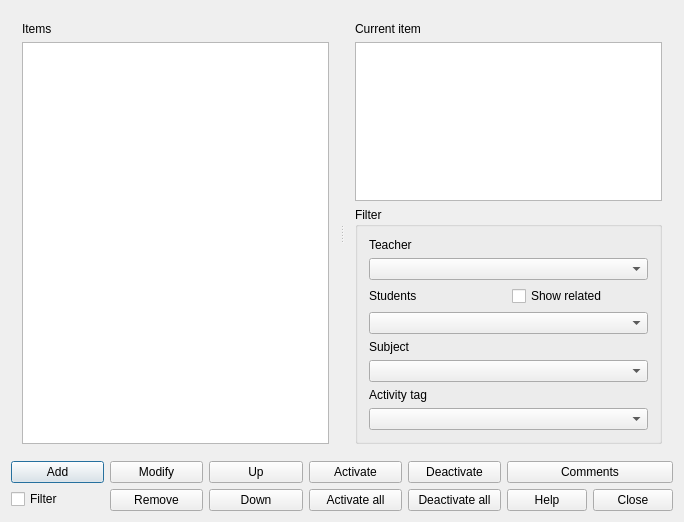
<?xml version="1.0" encoding="UTF-8"?>
<ui version="4.0">
 <class>GroupActivitiesInInitialOrderItemsForm_template</class>
 <widget class="QDialog" name="GroupActivitiesInInitialOrderItemsForm_template">
  <property name="geometry">
   <rect>
    <x>0</x>
    <y>0</y>
    <width>684</width>
    <height>522</height>
   </rect>
  </property>
  <property name="windowTitle">
   <string extracomment="This is the title of the dialog to see the list of all constraints of this type">Group activities in the initial order items</string>
  </property>
  <layout class="QGridLayout" name="gridLayout_2">
   <item row="0" column="0">
    <widget class="QSplitter" name="splitter">
     <property name="orientation">
      <enum>Qt::Horizontal</enum>
     </property>
     <widget class="QWidget" name="layoutWidget">
      <layout class="QVBoxLayout" name="verticalLayout_2">
       <item>
        <widget class="QLabel" name="itemsTextLabel">
         <property name="frameShape">
          <enum>QFrame::NoFrame</enum>
         </property>
         <property name="frameShadow">
          <enum>QFrame::Plain</enum>
         </property>
         <property name="text">
          <string>Items</string>
         </property>
         <property name="wordWrap">
          <bool>false</bool>
         </property>
        </widget>
       </item>
       <item>
        <widget class="QListWidget" name="itemsListWidget"/>
       </item>
      </layout>
     </widget>
     <widget class="QWidget" name="layoutWidget2">
      <layout class="QVBoxLayout" name="verticalLayout">
       <item>
        <widget class="QLabel" name="currentItemTextLabel">
         <property name="text">
          <string>Current item</string>
         </property>
         <property name="wordWrap">
          <bool>false</bool>
         </property>
        </widget>
       </item>
       <item>
        <widget class="QTextEdit" name="currentItemTextEdit"/>
       </item>
       <item>
        <widget class="QGroupBox" name="filterGroupBox">
         <property name="title">
          <string>Filter</string>
         </property>
         <layout class="QGridLayout" name="gridLayout">
          <item row="0" column="0">
           <widget class="QLabel" name="teachersTextLabel">
            <property name="text">
             <string>Teacher</string>
            </property>
            <property name="wordWrap">
             <bool>false</bool>
            </property>
           </widget>
          </item>
          <item row="1" column="0">
           <widget class="QComboBox" name="teachersComboBox"/>
          </item>
          <item row="2" column="0">
           <layout class="QHBoxLayout" name="horizontalLayout_3">
            <item>
             <widget class="QLabel" name="studentsTextLabel">
              <property name="text">
               <string>Students</string>
              </property>
              <property name="wordWrap">
               <bool>false</bool>
              </property>
             </widget>
            </item>
            <item>
             <widget class="QCheckBox" name="showRelatedCheckBox">
              <property name="text">
               <string>Show related</string>
              </property>
             </widget>
            </item>
           </layout>
          </item>
          <item row="3" column="0">
           <widget class="QComboBox" name="studentsComboBox"/>
          </item>
          <item row="4" column="0">
           <widget class="QLabel" name="subjectsTextLabel">
            <property name="text">
             <string>Subject</string>
            </property>
            <property name="wordWrap">
             <bool>false</bool>
            </property>
           </widget>
          </item>
          <item row="5" column="0">
           <widget class="QComboBox" name="subjectsComboBox"/>
          </item>
          <item row="6" column="0">
           <widget class="QLabel" name="activityTagsTextLabel">
            <property name="text">
             <string>Activity tag</string>
            </property>
            <property name="wordWrap">
             <bool>false</bool>
            </property>
           </widget>
          </item>
          <item row="7" column="0">
           <widget class="QComboBox" name="activityTagsComboBox"/>
          </item>
         </layout>
        </widget>
       </item>
      </layout>
     </widget>
    </widget>
   </item>
   <item row="1" column="0">
    <layout class="QHBoxLayout" name="horizontalLayout_2">
     <item>
      <layout class="QVBoxLayout" name="verticalLayout_8">
       <item>
        <widget class="QPushButton" name="addItemPushButton">
         <property name="text">
          <string>Add</string>
         </property>
        </widget>
       </item>
       <item>
        <widget class="QCheckBox" name="filterCheckBox">
         <property name="text">
          <string>Filter</string>
         </property>
        </widget>
       </item>
      </layout>
     </item>
     <item>
      <layout class="QVBoxLayout" name="verticalLayout_7">
       <item>
        <widget class="QPushButton" name="modifyItemPushButton">
         <property name="text">
          <string>Modify</string>
         </property>
        </widget>
       </item>
       <item>
        <widget class="QPushButton" name="removeItemPushButton">
         <property name="text">
          <string>Remove</string>
         </property>
        </widget>
       </item>
      </layout>
     </item>
     <item>
      <layout class="QVBoxLayout" name="verticalLayout_6">
       <item>
        <widget class="QPushButton" name="moveItemUpPushButton">
         <property name="text">
          <string comment="It means move the item up in the list">Up</string>
         </property>
        </widget>
       </item>
       <item>
        <widget class="QPushButton" name="moveItemDownPushButton">
         <property name="text">
          <string comment="It means move the item down in the list">Down</string>
         </property>
        </widget>
       </item>
      </layout>
     </item>
     <item>
      <layout class="QVBoxLayout" name="verticalLayout_5">
       <item>
        <widget class="QPushButton" name="activatePushButton">
         <property name="text">
          <string comment="Refers to activating a group activities in the initial order item">Activate</string>
         </property>
        </widget>
       </item>
       <item>
        <widget class="QPushButton" name="activateAllPushButton">
         <property name="text">
          <string comment="Refers to activating all the listed group activities in the initial order item">Activate all</string>
         </property>
        </widget>
       </item>
      </layout>
     </item>
     <item>
      <layout class="QVBoxLayout" name="verticalLayout_4">
       <item>
        <widget class="QPushButton" name="deactivatePushButton">
         <property name="text">
          <string comment="Refers to deactivating a group activities in the initial order item">Deactivate</string>
         </property>
        </widget>
       </item>
       <item>
        <widget class="QPushButton" name="deactivateAllPushButton">
         <property name="text">
          <string comment="Refers to deactivating all the group activities in the initial order item">Deactivate all</string>
         </property>
        </widget>
       </item>
      </layout>
     </item>
     <item>
      <layout class="QVBoxLayout" name="verticalLayout_3">
       <item>
        <widget class="QPushButton" name="commentsPushButton">
         <property name="text">
          <string>Comments</string>
         </property>
        </widget>
       </item>
       <item>
        <layout class="QHBoxLayout" name="horizontalLayout">
         <item>
          <widget class="QPushButton" name="helpPushButton">
           <property name="text">
            <string>Help</string>
           </property>
          </widget>
         </item>
         <item>
          <widget class="QPushButton" name="closePushButton">
           <property name="text">
            <string>Close</string>
           </property>
          </widget>
         </item>
        </layout>
       </item>
      </layout>
     </item>
    </layout>
   </item>
  </layout>
 </widget>
 <layoutdefault spacing="6" margin="11"/>
 <resources/>
 <connections/>
</ui>
